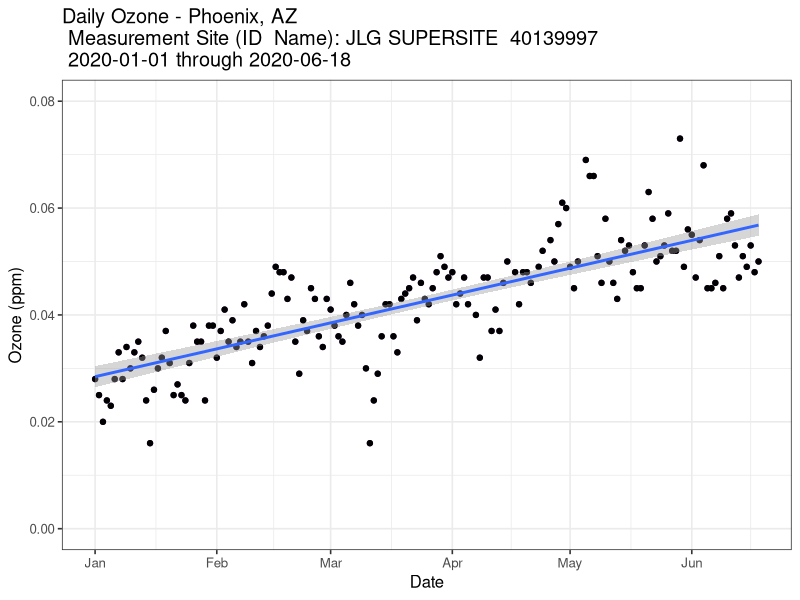
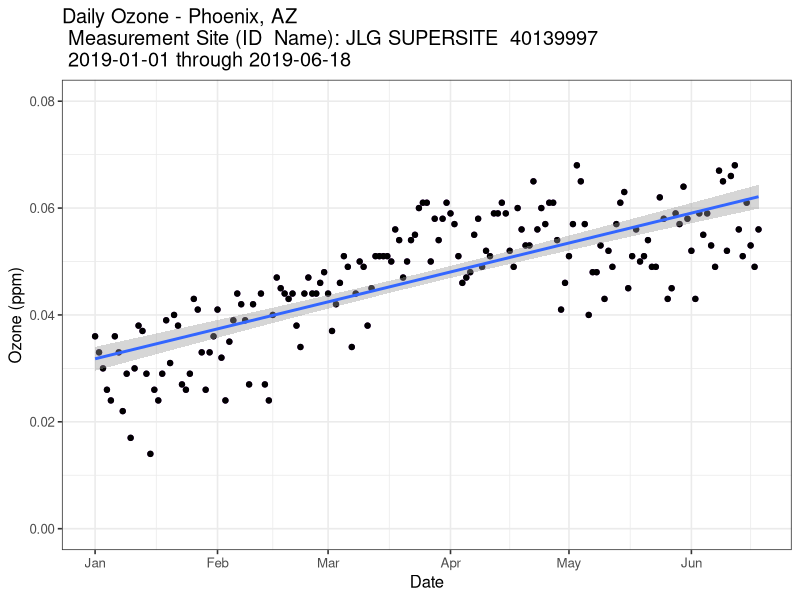
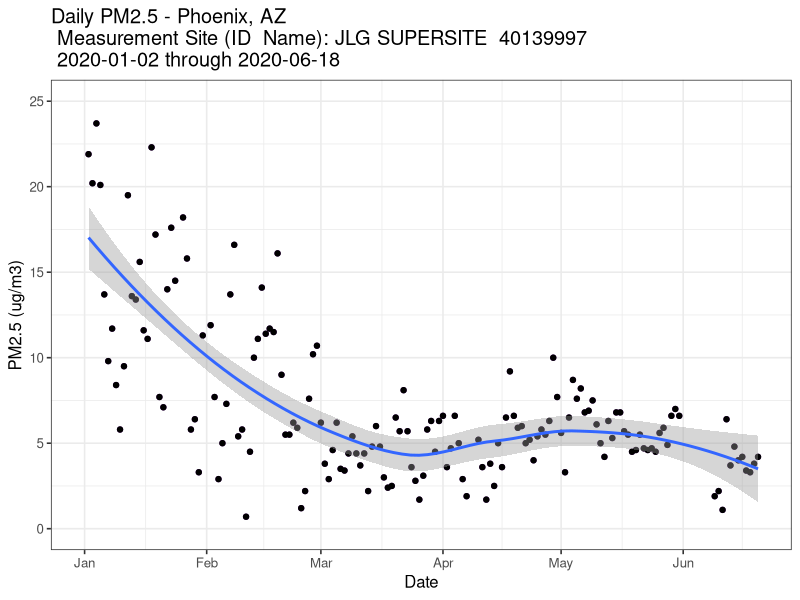
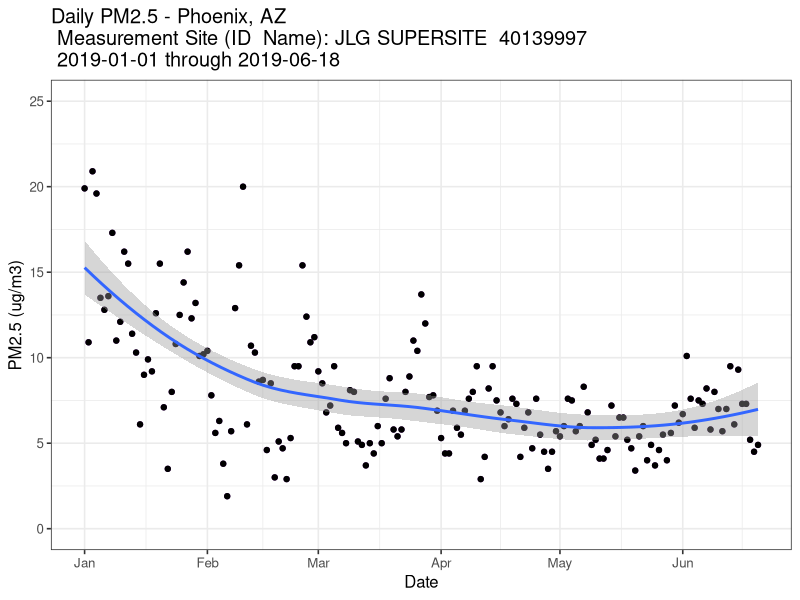
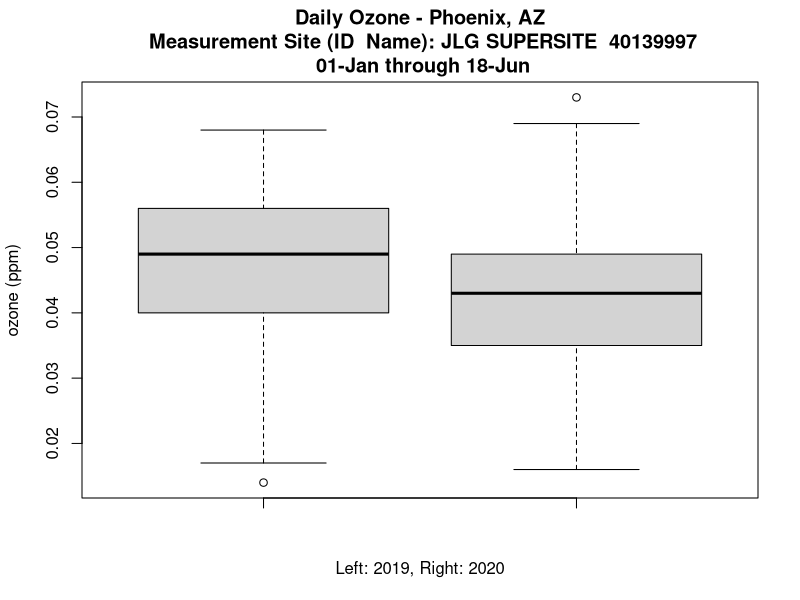
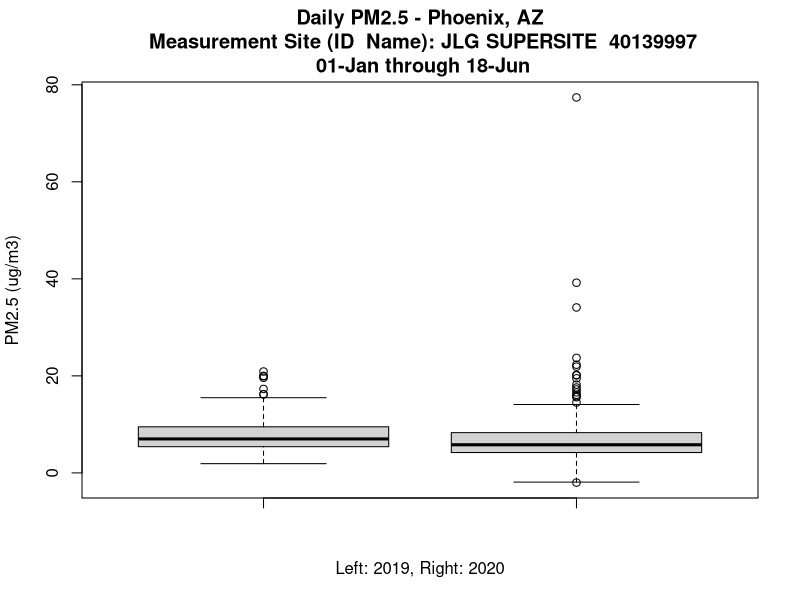
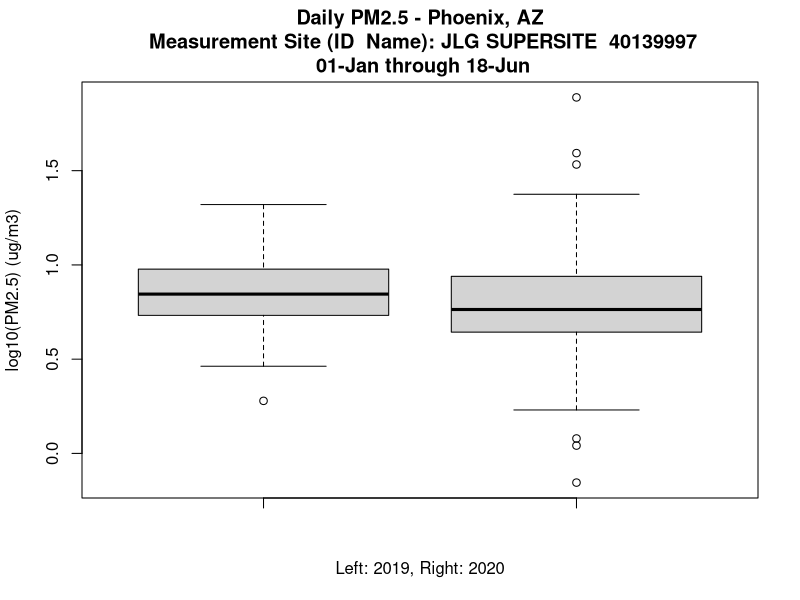
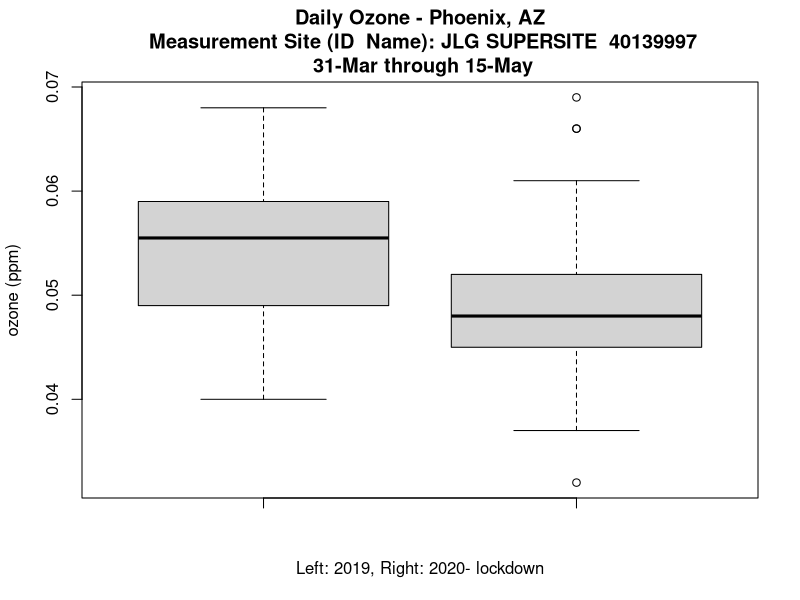

Recreate these plots in R, in order.
# Michael Randolph, 22-June-2020
#
# This R-Script examines pollution in the Phoenix metropolitan area, 
# specifically ozone and particulate matter PM2.5.
# The data was collected from a single monitor (JLG SUPERSITE) in
# Phoenix, AZ.
# The goal is to determine if pollution levels decreased durin the
# Covid-19 lockdown in AZ ( 31-March-2020 through 15-May-2020).
# Data was examined over this timeframe for 2020 and 2019.

###############################################################################
###############################################################################
# Set working directory
setwd("./Data")
# Set it to the folder/directory that you are working from (where the data files are stored)

###############################################################################
###############################################################################
# load packages
library(ggplot2)
library(dplyr)

###############################################################################
###############################################################################
# set strings as factors to false
options(stringsAsFactors = FALSE)

###############################################################################
##### Ozone and PM2.5 Data ####################################################
###############################################################################
# Phoenix Monitor: JLG SUPERSITE #40139997
# 4530 N 17TH AVE, PHOENIX, AZ 85015-3809
# Pulling ozone data - Obtained from https://www.epa.gov/outdoor-air-quality-data/download-daily-data
df_ozone_2020 <- read.csv("ozone_040139997_2020.csv", header=TRUE, sep = ",")
df_ozone_2019 <- read.csv("ozone_040139997_2019.csv", header=TRUE, sep = ",")
df_ozone_2018 <- read.csv("ozone_040139997_2018.csv", header=TRUE, sep = ",")
df_ozone_2017 <- read.csv("ozone_040139997_2017.csv", header=TRUE, sep = ",")
df_ozone_2016 <- read.csv("ozone_040139997_2016.csv", header=TRUE, sep = ",")
df_ozone_2015 <- read.csv("ozone_040139997_2015.csv", header=TRUE, sep = ",")

df_pm25_2020 <- read.csv("pm25_040139997_2020_mod.csv", header=TRUE, sep = ",")
df_pm25_2019 <- read.csv("pm25_040139997_2019_mod.csv", header=TRUE, sep = ",")
df_pm25_2018 <- read.csv("pm25_040139997_2018_mod.csv", header=TRUE, sep = ",")
df_pm25_2017 <- read.csv("pm25_040139997_2017_mod.csv", header=TRUE, sep = ",")
df_pm25_2016 <- read.csv("pm25_040139997_2016_mod.csv", header=TRUE, sep = ",")
df_pm25_2015 <- read.csv("pm25_040139997_2015_mod.csv", header=TRUE, sep = ",")

# reduce dataframe to only two columns: Date and Ozone
df_ozone_2020 <- df_ozone_2020 %>%
  select(Date, "ozone_ppm" = Daily.Max.8.hour.Ozone.Concentration) %>% 
  na.omit()

df_ozone_2019 <- df_ozone_2019 %>%
  select(Date, "ozone_ppm" = Daily.Max.8.hour.Ozone.Concentration) %>% 
  na.omit()

df_ozone_2018 <- df_ozone_2018 %>%
  select(Date, "ozone_ppm" = Daily.Max.8.hour.Ozone.Concentration) %>% 
  na.omit()

df_ozone_2017 <- df_ozone_2017 %>%
  select(Date, "ozone_ppm" = Daily.Max.8.hour.Ozone.Concentration) %>% 
  na.omit()

df_ozone_2016 <- df_ozone_2016 %>%
  select(Date, "ozone_ppm" = Daily.Max.8.hour.Ozone.Concentration) %>% 
  na.omit()

df_ozone_2015 <- df_ozone_2015 %>%
  select(Date, "ozone_ppm" = Daily.Max.8.hour.Ozone.Concentration) %>% 
  na.omit()

#############################

df_pm25_2020 <- df_pm25_2020 %>%
  select(Date, "pm25" = Daily.Mean.PM2.5.Concentration) %>% 
  na.omit()

df_pm25_2019 <- df_pm25_2019 %>%
  select(Date, "pm25" = Daily.Mean.PM2.5.Concentration) %>% 
  na.omit()

df_pm25_2018 <- df_pm25_2018 %>%
  select(Date, "pm25" = Daily.Mean.PM2.5.Concentration) %>% 
  na.omit()

df_pm25_2017 <- df_pm25_2017 %>%
  select(Date, "pm25" = Daily.Mean.PM2.5.Concentration) %>% 
  na.omit()

df_pm25_2016 <- df_pm25_2016 %>%
  select(Date, "pm25" = Daily.Mean.PM2.5.Concentration) %>% 
  na.omit()

df_pm25_2015 <- df_pm25_2015 %>%
  select(Date, "pm25" = Daily.Mean.PM2.5.Concentration) %>% 
  na.omit()

# Convert data (<chr> datatype to <date> datatype)
df_ozone_2020$Date <- as.Date(df_ozone_2020$Date, "%m/%d/%Y")
df_ozone_2019$Date <- as.Date(df_ozone_2019$Date, "%m/%d/%Y")
df_ozone_2018$Date <- as.Date(df_ozone_2018$Date, "%m/%d/%Y")
df_ozone_2017$Date <- as.Date(df_ozone_2017$Date, "%m/%d/%Y")
df_ozone_2016$Date <- as.Date(df_ozone_2016$Date, "%m/%d/%Y")
df_ozone_2015$Date <- as.Date(df_ozone_2015$Date, "%m/%d/%Y")

df_pm25_2020$Date <- as.Date(df_pm25_2020$Date, "%m/%d/%Y")
df_pm25_2019$Date <- as.Date(df_pm25_2019$Date, "%m/%d/%Y")
df_pm25_2018$Date <- as.Date(df_pm25_2018$Date, "%m/%d/%Y")
df_pm25_2017$Date <- as.Date(df_pm25_2017$Date, "%m/%d/%Y")
df_pm25_2016$Date <- as.Date(df_pm25_2016$Date, "%m/%d/%Y")
df_pm25_2015$Date <- as.Date(df_pm25_2015$Date, "%m/%d/%Y")

df_ozone_2020 <- df_ozone_2020 %>% 
  mutate(rdate = Date >= as.Date('2020-03-11'))
df_ozone_2019 <- df_ozone_2019 %>% 
  mutate(rdate = Date >= as.Date('2020-03-11'))
df_ozone_2018 <- df_ozone_2018 %>% 
  mutate(rdate = Date >= as.Date('2020-03-11'))
df_ozone_2017 <- df_ozone_2017 %>% 
  mutate(rdate = Date >= as.Date('2020-03-11'))
df_ozone_2016 <- df_ozone_2016 %>% 
  mutate(rdate = Date >= as.Date('2020-03-11'))
df_ozone_2015 <- df_ozone_2015 %>% 
  mutate(rdate = Date >= as.Date('2020-03-11'))

df_pm25_2020 <- df_pm25_2020 %>% 
  mutate(rdate = Date >= as.Date('2020-03-11'))
df_pm25_2019 <- df_pm25_2019 %>% 
  mutate(rdate = Date >= as.Date('2020-03-11'))
df_pm25_2018 <- df_pm25_2018 %>% 
  mutate(rdate = Date >= as.Date('2020-03-11'))
df_pm25_2017 <- df_pm25_2017 %>% 
  mutate(rdate = Date >= as.Date('2020-03-11'))
df_pm25_2016 <- df_pm25_2016 %>% 
  mutate(rdate = Date >= as.Date('2020-03-11'))
df_pm25_2015 <- df_pm25_2015 %>% 
  mutate(rdate = Date >= as.Date('2020-03-11'))

# transposed dataframe to see column headers and datatype
glimpse(df_ozone_2020)
glimpse(df_ozone_2019)
glimpse(df_ozone_2018)
glimpse(df_ozone_2017)
glimpse(df_ozone_2016)
glimpse(df_ozone_2015)

glimpse(df_pm25_2020)
glimpse(df_pm25_2019)
glimpse(df_pm25_2018)
glimpse(df_pm25_2017)
glimpse(df_pm25_2016)
glimpse(df_pm25_2015)

###############################################################################
# 2020 is not a complete year. Need to match time-frame
# Determine time-frame for 2020 data and adjust 2019 data to match
head(df_ozone_2020)
tail(df_ozone_2020) # observations through 2020-06-18

head(df_ozone_2019)
tail(df_ozone_2019)

head(df_pm25_2020)
tail(df_pm25_2020) # observations through 2020-06-20

head(df_pm25_2019)
tail(df_pm25_2019)

#############################
# Subset 2019 data to match time of 2020 data
df_ozone_2019 <- df_ozone_2019 %>% 
  filter(Date <= as.Date('2019-06-18'))

df_pm25_2019 <- df_pm25_2019 %>% 
  filter(Date <= as.Date('2019-06-20'))

#############################
# Subset Lockdown 2020-03-31 to 2020-05-15
df_ozone_2020_ld <- df_ozone_2020 %>% 
  filter(Date >= as.Date('2020-03-31') & Date <= as.Date('2020-05-15'))

df_ozone_2019_ld <- df_ozone_2019 %>% 
  filter(Date >= as.Date('2019-03-31') & Date <= as.Date('2019-05-15'))

df_ozone_2018_ld <- df_ozone_2018 %>% 
  filter(Date >= as.Date('2018-03-31') & Date <= as.Date('2018-05-15'))

df_ozone_2017_ld <- df_ozone_2017 %>% 
  filter(Date >= as.Date('2017-03-31') & Date <= as.Date('2017-05-15'))

df_ozone_2016_ld <- df_ozone_2016 %>% 
  filter(Date >= as.Date('2016-03-31') & Date <= as.Date('2016-05-15'))

df_ozone_2015_ld <- df_ozone_2015 %>% 
  filter(Date >= as.Date('2015-03-31') & Date <= as.Date('2015-05-15'))

##############
df_pm25_2020_ld  <- df_pm25_2020 %>% 
  filter(Date >= as.Date('2020-03-31') & Date <= as.Date('2020-05-15'))

df_pm25_2019_ld  <- df_pm25_2019 %>% 
  filter(Date >= as.Date('2019-03-31') & Date <= as.Date('2019-05-15'))

df_pm25_2018_ld  <- df_pm25_2018 %>% 
  filter(Date >= as.Date('2018-03-31') & Date <= as.Date('2018-05-15'))

df_pm25_2017_ld  <- df_pm25_2017 %>% 
  filter(Date >= as.Date('2017-03-31') & Date <= as.Date('2017-05-15'))

df_pm25_2016_ld  <- df_pm25_2016 %>% 
  filter(Date >= as.Date('2016-03-31') & Date <= as.Date('2016-05-15'))

df_pm25_2015_ld  <- df_pm25_2015 %>% 
  filter(Date >= as.Date('2015-03-31') & Date <= as.Date('2015-05-15'))
###############################################################################
# Review mean of data for initial compaison
mean(df_ozone_2019$ozone_ppm)
mean(df_ozone_2020$ozone_ppm)

mean(df_pm25_2019$pm25)
mean(df_pm25_2020$pm25)

# Lockdown
mean(df_ozone_2019_ld$ozone_ppm)
mean(df_ozone_2020_ld$ozone_ppm)

mean(df_pm25_2019_ld$pm25)
mean(df_pm25_2020_ld$pm25)

###############################################################################
##### Plot Data ###############################################################
###############################################################################

#############################
# Scatter Plot: Ozone vs Date

ggplot(data=df_ozone_2020, aes(x = Date, y = ozone_ppm)) +
  geom_point(color = "darkorchid4") +
  labs(title = "Daily Ozone - Phoenix, AZ\n Measurement Site (ID \ Name): JLG SUPERSITE \ 40139997\n 2020-01-01 through 2020-06-18",
     x = "Date",
     y = "Ozone (ppm)") + 
  theme_bw(base_size = 12) + 
  scale_y_continuous(limits = c(0, 0.08)) +
  geom_point() + 
  stat_smooth(method = lm)

ggplot(data=df_ozone_2019, aes(x = Date, y = ozone_ppm)) +
  geom_point(color = "darkorchid4") +
  labs(title = "Daily Ozone - Phoenix, AZ\n Measurement Site (ID \ Name): JLG SUPERSITE \ 40139997\n 2019-01-01 through 2019-06-18",
       x = "Date",
       y = "Ozone (ppm)") + 
  theme_bw(base_size = 12) + 
  scale_y_continuous(limits = c(0, 0.08)) +
  geom_point() + 
  stat_smooth(method = lm)

#############################
# Scatter Plot: PM2.5 vs Date

ggplot(data=df_pm25_2020, aes(x = Date, y = pm25)) +
  geom_point(color = "darkorchid4") +
  labs(title = "Daily PM2.5 - Phoenix, AZ\n Measurement Site (ID \ Name): JLG SUPERSITE \ 40139997\n 2020-01-02 through 2020-06-18",
       x = "Date",
       y = "PM2.5 (ug/m3)") + 
  theme_bw(base_size = 12) + 
  scale_y_continuous(limits = c(0, 25)) +
  geom_point() + 
  stat_smooth(method = loess)


ggplot(data=df_pm25_2019, aes(x = Date, y = pm25)) +
  geom_point(color = "darkorchid4") +
  labs(title = "Daily PM2.5 - Phoenix, AZ\n Measurement Site (ID \ Name): JLG SUPERSITE \ 40139997\n 2019-01-01 through 2019-06-18",
       x = "Date",
       y = "PM2.5 (ug/m3)") + 
  theme_bw(base_size = 12) + 
  scale_y_continuous(limits = c(0, 25)) +
  geom_point() + 
  stat_smooth(method = loess)
###############################################################################
boxplot(df_ozone_2019$ozone_ppm, df_ozone_2020$ozone_ppm, 
        main="Daily Ozone - Phoenix, AZ\n Measurement Site (ID \ Name): JLG SUPERSITE \ 40139997\n 01-Jan through 18-Jun", 
        xlab="Left: 2019, Right: 2020",
        ylab="ozone (ppm)")
boxplot(df_pm25_2019$pm25, df_pm25_2020$pm25, 
        main="Daily PM2.5 - Phoenix, AZ\n Measurement Site (ID \ Name): JLG SUPERSITE \ 40139997\n 01-Jan through 18-Jun", 
        xlab="Left: 2019, Right: 2020",
        ylab="PM2.5 (ug/m3)")
boxplot(log10(df_pm25_2019$pm25), log10(df_pm25_2020$pm25), 
        main="Daily PM2.5 - Phoenix, AZ\n Measurement Site (ID \ Name): JLG SUPERSITE \ 40139997\n 01-Jan through 18-Jun", 
        xlab="Left: 2019, Right: 2020",
        ylab="log10(PM2.5) (ug/m3)")
abline(v=as.Date('2020-03-11'), col="red", lwd = 2, lty=2)

## Date Range - AZ Lockdown: 31-Mar through 15-May
boxplot(df_ozone_2019_ld$ozone_ppm, df_ozone_2020_ld$ozone_ppm, 
        main="Daily Ozone - Phoenix, AZ\n Measurement Site (ID \ Name): JLG SUPERSITE \ 40139997\n 31-Mar through 15-May", 
        xlab="Left: 2019, Right: 2020- lockdown",
        ylab="ozone (ppm)")

boxplot(df_pm25_2019_ld$pm25, df_pm25_2020_ld$pm25, 
        main="Daily PM2.5 - Phoenix, AZ\n Measurement Site (ID \ Name): JLG SUPERSITE \ 40139997\n 31-Mar through 15-May", 
        xlab="Left: 2019, Right: 2020 - lockdown",
        ylab="PM2.5 (ug/m3)")

##############
## Date Range - AZ Lockdown: 31-Mar through 15-May
boxplot(df_ozone_2015_ld$ozone_ppm, df_ozone_2016_ld$ozone_ppm, df_ozone_2017_ld$ozone_ppm, df_ozone_2018_ld$ozone_ppm, df_ozone_2019_ld$ozone_ppm, df_ozone_2020_ld$ozone_ppm, 
        main="Daily Ozone - Phoenix, AZ\n Measurement Site (ID \ Name): JLG SUPERSITE \ 40139997\n 31-Mar through 15-May (2015 to 2020)", 
        xlab="2015 -> 2020 (lockdown)",
        ylab="ozone (ppm)")

boxplot(df_pm25_2015_ld$pm25, df_pm25_2016_ld$pm25, df_pm25_2017_ld$pm25, df_pm25_2018_ld$pm25, df_pm25_2019_ld$pm25, df_pm25_2020_ld$pm25, 
        main="Daily PM2.5 - Phoenix, AZ\n Measurement Site (ID \ Name): JLG SUPERSITE \ 40139997\n 31-Mar through 15-May (2015 to 2020)", 
        xlab="2015 -> 2020 (lockdown)",
        ylab="PM2.5 (ug/m3)")

###############################################################################
df_ozone_2019$Week <- as.Date(cut(df_ozone_2019$Date,breaks = "week"))
df_ozone_2020$Week <- as.Date(cut(df_ozone_2020$Date,breaks = "week"))
df_pm25_2019$Week <- as.Date(cut(df_pm25_2019$Date,breaks = "week"))
df_pm25_2020$Week <- as.Date(cut(df_pm25_2020$Date,breaks = "week"))

ggplot(data = df_ozone_2019, 
       aes(Week, ozone_ppm)) +
  stat_summary(fun = sum, geom = "bar") +
  theme_bw(base_size = 12)  +
  labs(title = "Daily Ozone - Phoenix, AZ\n Measurement Site (ID \ Name): JLG SUPERSITE \ 40139997\n 2019-01-01 through 2019-06-18",
       x = "Date (Grouped by Week)",
       y = "Ozone (ppm)")

ggplot(data = df_ozone_2020, 
       aes(Week, ozone_ppm)) +
  stat_summary(fun = sum, geom = "bar") +
  theme_bw(base_size = 12)  +
  labs(title = "Daily Ozone - Phoenix, AZ\n Measurement Site (ID \ Name): JLG SUPERSITE \ 40139997\n 2020-01-01 through 2020-06-18",
       x = "Date (Grouped by Week)",
       y = "Ozone (ppm)")

ggplot(data = df_pm25_2019, 
       aes(Week, pm25)) +
  stat_summary(fun = sum, geom = "bar") +
  theme_bw(base_size = 12)  +
  labs(title = "Daily PM2.5 - Phoenix, AZ\n Measurement Site (ID \ Name): JLG SUPERSITE \ 40139997\n 2019-01-01 through 2019-06-18",
       x = "Date (Grouped by Week)",
       y = "PM2.5 (ug/m3)") + 
  theme_bw(base_size = 12) + 
  scale_y_continuous(limits = c(0, 170))

ggplot(data = df_pm25_2020, 
       aes(Week, pm25)) +
  stat_summary(fun = sum, geom = "bar") +
  theme_bw(base_size = 12)  +
  labs(title = "Daily PM2.5 - Phoenix, AZ\n Measurement Site (ID \ Name): JLG SUPERSITE \ 40139997\n 2020-01-02 through 2020-06-18",
       x = "Date (Grouped by Week)",
       y = "PM2.5 (ug/m3)") + 
  theme_bw(base_size = 12) + 
  scale_y_continuous(limits = c(0, 170))
  

